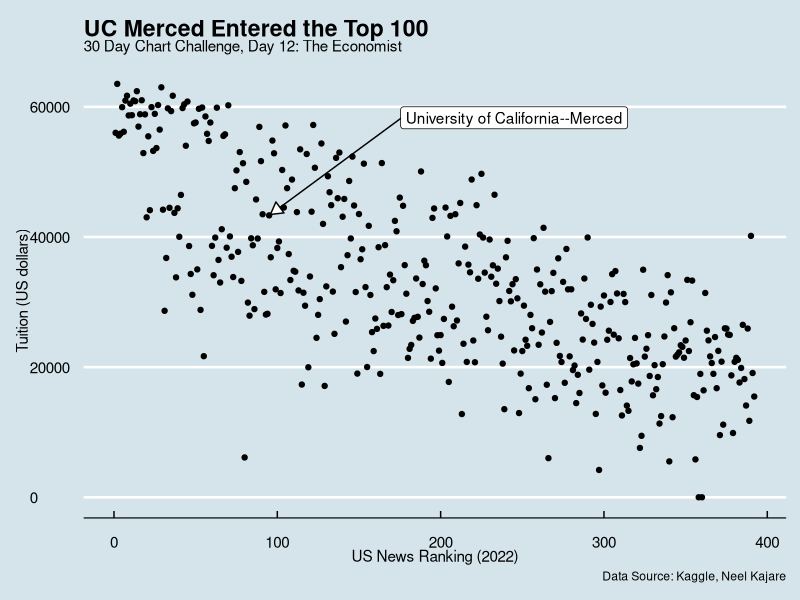

The R source for this figure:
## ---- chunk 1
knitr::opts_chunk$set(echo = TRUE)
library("ggrepel")
library("ggthemes")
library("tidyverse")
## ---- chunk 2
# https://www.kaggle.com/datasets/neelgajare/2022-usa-college-rankings-more
d12_data <- readr::read_csv("colleges.csv")

# fix column names
colnames(d12_data) <- c("index", "institution", "tuition", "enrollment")

# rankings started at zero??
d12_data <- d12_data |>
  mutate(ranking = index + 1,
         forLabel = rep(FALSE, nrow(d12_data)))
## ---- chunk 3
#prepare for geom_label

# label my university: Merced
d12_data$forLabel[stringr::str_detect(d12_data$institution, "Merced")] <- TRUE

# ranked highest
#d12_data$forLabel[which.min(d12_data$ranking)] <- TRUE

# highest tuition?
#d12_data$forLabel[which.max(d12_data$tuition)] <- TRUE
# lowest tuition?
#d12_data$forLabel[which.min(d12_data$tuition)] <- TRUE

# highest enrollment?
#d12_data$forLabel[which.max(d12_data$enrollment)] <- TRUE
# lowest enrollment?
#d12_data$forLabel[which.min(d12_data$enrollment)] <- TRUE

d12_data_for_labels <- d12_data |>
  filter(forLabel)
## ---- chunk 4
d12_data |>
  ggplot(aes(x = ranking, y = tuition)) +
  geom_point() +
  geom_label_repel(aes(x = ranking, y = tuition,
                       label = institution),
                   data = d12_data_for_labels,
                   nudge_x = 150,
                   nudge_y = 15000,
                   arrow = arrow(
      length = unit(0.03, "npc"), type = "closed", ends = "last"
    )) +
  labs(title = "UC Merced Entered the Top 100",
       subtitle = "30 Day Chart Challenge, Day 12: The Economist",
       x = "US News Ranking (2022)",
       y = "Tuition (US dollars)",
       caption = "Data Source: Kaggle, Neel Kajare") +
  ggthemes::theme_economist()
